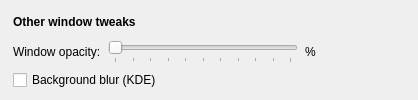
                <widget class="QWidget" name="windowTweaksGroup" native="true">
                 <property name="accessibleName">
                  <string notr="true">SGroup</string>
                 </property>
                 <layout class="QVBoxLayout" name="verticalLayout_39">
                  <property name="spacing">
                   <number>7</number>
                  </property>
                  <property name="leftMargin">
                   <number>13</number>
                  </property>
                  <property name="topMargin">
                   <number>10</number>
                  </property>
                  <property name="rightMargin">
                   <number>13</number>
                  </property>
                  <property name="bottomMargin">
                   <number>10</number>
                  </property>
                  <item>
                   <widget class="QLabel" name="label_38">
                    <property name="font">
                     <font>
                      <bold>true</bold>
                     </font>
                    </property>
                    <property name="frameShape">
                     <enum>QFrame::NoFrame</enum>
                    </property>
                    <property name="text">
                     <string>Other window tweaks</string>
                    </property>
                    <property name="alignment">
                     <set>Qt::AlignLeading|Qt::AlignLeft|Qt::AlignVCenter</set>
                    </property>
                   </widget>
                  </item>
                  <item>
                   <layout class="QHBoxLayout" name="horizontalLayout_14">
                    <property name="topMargin">
                     <number>0</number>
                    </property>
                    <item>
                     <widget class="QLabel" name="label_5">
                      <property name="text">
                       <string>Window opacity:</string>
                      </property>
                     </widget>
                    </item>
                    <item>
                     <widget class="QSlider" name="bgOpacitySlider">
                      <property name="sizePolicy">
                       <sizepolicy hsizetype="Preferred" vsizetype="Preferred">
                        <horstretch>0</horstretch>
                        <verstretch>0</verstretch>
                       </sizepolicy>
                      </property>
                      <property name="minimumSize">
                       <size>
                        <width>190</width>
                        <height>10</height>
                       </size>
                      </property>
                      <property name="maximum">
                       <number>100</number>
                      </property>
                      <property name="orientation">
                       <enum>Qt::Horizontal</enum>
                      </property>
                      <property name="tickPosition">
                       <enum>QSlider::TicksBelow</enum>
                      </property>
                      <property name="tickInterval">
                       <number>10</number>
                      </property>
                     </widget>
                    </item>
                    <item>
                     <widget class="QLabel" name="bgOpacityPercentLabel">
                      <property name="sizePolicy">
                       <sizepolicy hsizetype="Fixed" vsizetype="Preferred">
                        <horstretch>0</horstretch>
                        <verstretch>0</verstretch>
                       </sizepolicy>
                      </property>
                      <property name="minimumSize">
                       <size>
                        <width>60</width>
                        <height>0</height>
                       </size>
                      </property>
                      <property name="maximumSize">
                       <size>
                        <width>60</width>
                        <height>16777215</height>
                       </size>
                      </property>
                      <property name="text">
                       <string>%</string>
                      </property>
                      <property name="alignment">
                       <set>Qt::AlignLeading|Qt::AlignLeft|Qt::AlignVCenter</set>
                      </property>
                     </widget>
                    </item>
                    <item>
                     <spacer name="horizontalSpacer_14">
                      <property name="orientation">
                       <enum>Qt::Horizontal</enum>
                      </property>
                      <property name="sizeHint" stdset="0">
                       <size>
                        <width>40</width>
                        <height>20</height>
                       </size>
                      </property>
                     </spacer>
                    </item>
                   </layout>
                  </item>
                  <item>
                   <widget class="QCheckBox" name="blurBackgroundCheckBox">
                    <property name="text">
                     <string>Background blur (KDE)</string>
                    </property>
                   </widget>
                  </item>
                 </layout>
                </widget>
